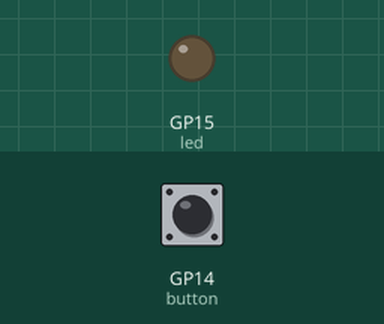
Simulated run of this program. Board: Raspberry Pi Pico running MicroPython. Parts: output pins drawn as LEDs (lit = HIGH). The test bench sets the inputs (shaded band); at power-on: GP14 (button) HIGH. What the program prints to the serial console is not drawn.

Above: at 1.2 s.
1.3 s: GP14 (button) pulled LOW for 0.15 s
At 2.74 s:
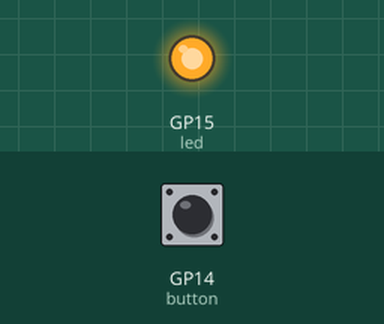
Timing chart, 0 to 6.9 s (numbered marks = the images above; inputs shaded):
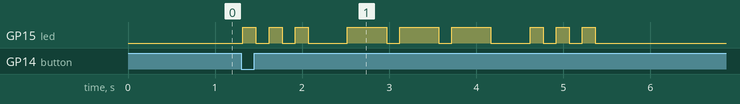

The program:

main.py
```python
from machine import Pin
from time import sleep

led = Pin(15, Pin.OUT)
button = Pin(14, Pin.IN, Pin.PULL_UP)

DOT = 0.15
DASH = DOT * 3
SYMBOL_GAP = DOT
LETTER_GAP = DOT * 3


def blink(duration):
    led.on()
    sleep(duration)
    led.off()


def blink_letter(pattern):
    for index, symbol in enumerate(pattern):
        blink(DOT if symbol == "." else DASH)

        if index < len(pattern) - 1:
            sleep(SYMBOL_GAP)

    sleep(LETTER_GAP)


def blink_sos():
    blink_letter("...")
    blink_letter("---")
    blink_letter("...")


print("Press the button on GP14 to blink SOS on the LED on GP15.")

while True:
    if button.value() == 0:
        sleep(0.02)

        if button.value() == 0:
            blink_sos()

            while button.value() == 0:
                sleep(0.01)
```

Measured:
- after the input at 1.3 s, GP15 (led): LOW → HIGH at once, → LOW 0.15 s later, → HIGH 0.15 s later, → LOW 0.15 s later, … (18 changes in this stretch)
